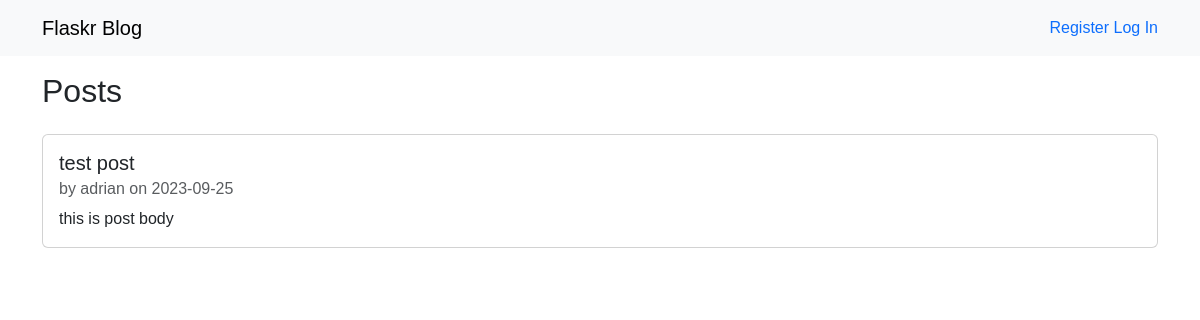
Before: / with the older database file.
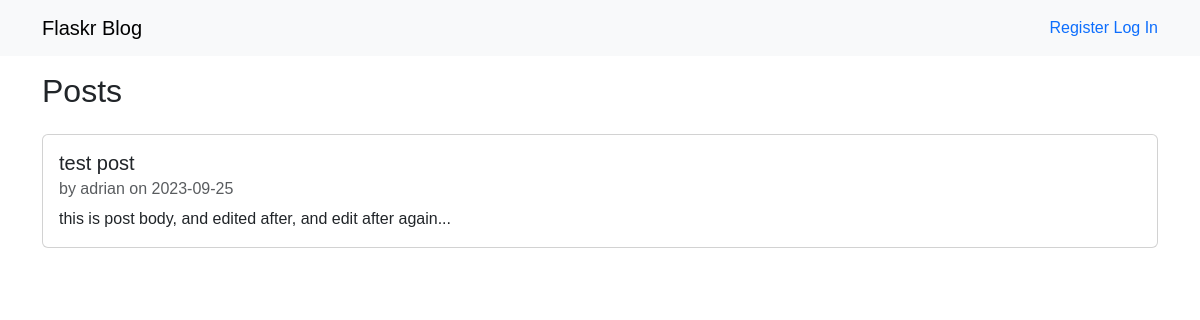
After: the same page with the newer database file.
### tables this page shows
CREATE TABLE post (
  id integer primary key AUTOINCREMENT,
  author_id integer not null,
  created timestamp not null default current_timestamp,
  title text not null,
  body text not null,
  foreign key (author_id) references user (id)
);

CREATE TABLE user (
  id integer primary key AUTOINCREMENT,
  username text unique not null,
  password text not null
);

### flaskr/controllers/blog.py (the view)
    def index():
        db = get_db()
        posts = db.execute(
            "SELECT p.id, title, body, created, author_id, username"
            " FROM post p JOIN user u ON p.author_id = u.id"
            " ORDER BY created DESC"
        ).fetchall()
        return render_template("blog/index.html", posts=posts)

### flaskr/auth.py (called while the page is built)
@authRouter.before_app_request
def load_logged_in_user():
    user_id = session.get("user_id")
    if user_id is None:
        g.user = None
    else:
        g.user = (
            get_db().execute("SELECT * FROM user WHERE id = ?", (user_id,)).fetchone()
        )

### flaskr/db.py (called while the page is built)
def get_db():
    if "db" not in g:
        g.db = sqlite3.connect(
            current_app.config["DATABASE"], detect_types=sqlite3.PARSE_DECLTYPES
        )
        g.db.row_factory = sqlite3.Row
    return g.db

### flaskr/templates/blog/index.html (shortened to what this page needs)
{% extends 'layout.html' %}
{% block header %}
<h2>Posts</h2>
{% endblock %}
{% block content %}
{% for post in posts %}
<article class="card mb-3">
  <div class="card-body">
    <h5 class="card-title">{{ post['title'] }}</h5>
    <h6 class="card-subtitle mb-2 text-body-secondary">
      by {{ post['username'] }} on {{ post['created'].strftime('%Y-%m-%d') }}
    </h6>
    <p class="card-text">{{ post['body'] }}</p>
  </div>
</article>
{% endfor %}
{% endblock %}

### flaskr/templates/layout.html (shortened to what this page needs)
<!doctype html>
<head>
  <link href="https://cdn.jsdelivr.net/npm/bootstrap@5.3.2/dist/css/bootstrap.min.css" rel="stylesheet"
>
  <link rel="stylesheet" href="{{ url_for('static', filename='style.css') }}">
</head>
<body>
  <nav class="navbar navbar-expand-lg bg-body-tertiary">
    <div class="container">
      <a class="navbar-brand" href="/">Flaskr Blog</a>
      <div>
        {% if g.user %}
        <span class="pe-2">{{ g.user['username'] }}</span>
        <a href="{{ url_for('auth.logout') }}" class="text-decoration-none">Log Out</a>
        {% else %}
        <a href="{{ url_for('auth.register')}}" class="text-decoration-none">Register</a>
        <a href="{{ url_for('auth.login') }}" class="text-decoration-none">Log In</a>
        {% endif %}
      </div>
    </div>
  </nav>
  <main class="container">
    <header class="py-3">
      {% block header %}{% endblock %}
    </header>
    {% block content %}{% endblock %}
  </main>
</body>

Changed rows visible on the page:
changed post "test post": body "this is post body" → "this is post body, and edited after, and edit after again..."
